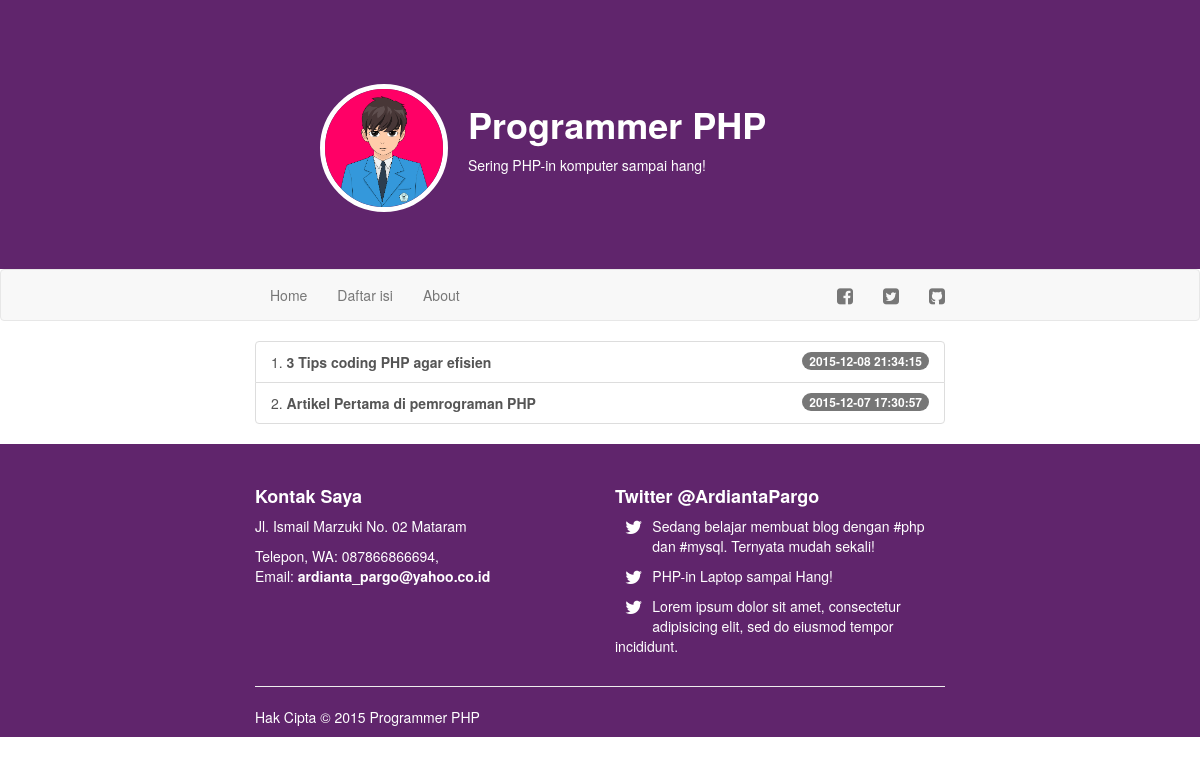
Page /daftar_isi.php on the earlier database version.
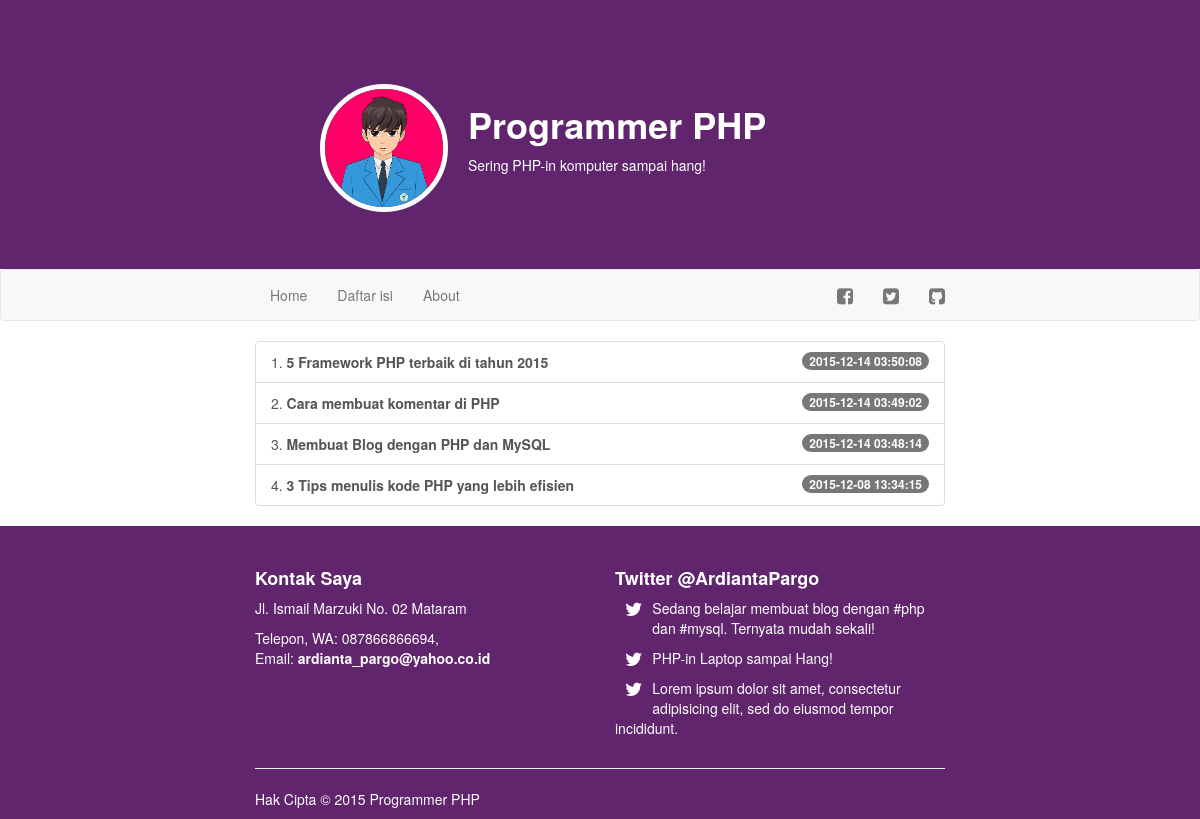
Same page on the later database version.
### tables this page shows
CREATE TABLE IF NOT EXISTS `artikel` (
  `id` int(11) NOT NULL,
  `judul` varchar(255) NOT NULL,
  `isi` text NOT NULL,
  `tanggal` timestamp NOT NULL DEFAULT CURRENT_TIMESTAMP,
  `penulis` varchar(128) NOT NULL
);

### daftar_isi.php (the view, shortened to what this page needs)
<?php include("konektor.php"); ?>
<!DOCTYPE html>
<html>
    <head>
        <link rel="stylesheet" href="bootstrap/css/bootstrap.css" />
        <link rel="stylesheet" href="bootstrap/css/style.css" />
        <link rel="stylesheet" href="font-awesome/css/font-awesome.css" />
    </head>
    <body>
        <header>
            <?php include("header.php"); ?>
        </header>
        <nav class="navbar navbar-default"><?php include("menu.php"); ?></nav>
        <article>
            <div class="container wrap">
                <div class="row">
                    <div class="col-md-12">
                        <?php
                            $query = mysqli_query($koneksi, "SELECT * FROM artikel ORDER BY tanggal DESC");
                            $i = 1;
                            echo "<div class='list-group'>";
                            while($artikel = mysqli_fetch_array($query)){
                                echo "<a class='list-group-item' href='artikel.php?id=".$artikel['id']."'>$i. <b>".$artikel['judul']."</b><span class='badge'>".$artikel['tanggal']."</span></a>";
                                $i++;
                            }
                            echo "</div>";
                        ?>
                    </div>
                </div>
            </div>
        </article>
        <footer>
            <?php include("footer.php"); ?>
        </footer>
    </body>
</html>

### header.php
<div class="container wrap">
    <div class="row">
        <div class="col-md-12">
            <div class="profil">
                <img src="img/ArdiantaPargo.png" />
                <div class="deskripsi">
                    <h1><b>Programmer PHP</b></h1>
                    <p>Sering PHP-in komputer sampai hang!</p>
                </div>
            </div>
        </div>
    </div>
</div>

### menu.php
<div class="container wrap">
    <div class="row">
        <div class="col-md-12">
            <ol class="nav navbar-nav">
                <li><a href="index.php">Home</a></li>
                <li><a href="daftar_isi.php">Daftar isi</a></li>
                <li><a href="about.php">About</a></li>
            </ol>
            <ol class="nav navbar-nav navbar-right">
                <li><a href="http://facebook.com/ardianta.pargo" target="blank"><i class="fa fa-lg fa-facebook-square"></i></a></li>
                <li><a href="http://twitter.com/ArdiantaPargo" target="blank"><i class="fa fa-lg fa-twitter-square"></i></a></li>
                <li><a href="http://github.com/ardianta" target="blank"><i class="fa fa-lg fa-github-square"></i></a></li>
            </ol>
        </div>
    </div>
</div>

### footer.php
<div class="container wrap">
    <div class="row">
        <div class="col-md-6">
            <h4><b>Kontak Saya</b></h4>
            <p>Jl. Ismail Marzuki No. 02 Mataram</p>
            <p>Telepon, WA: <tel>087866866694</tel>,<br> Email: <b>ardianta_pargo@yahoo.co.id</b></p>
            <br><br>
        </div>
        <div class="col-md-6">
            <h4><b>Twitter @ArdiantaPargo</b></h4>
            <div>
                <p class="fa fa-lg fa-twitter" style="float: left; margin: 5px 10px"></p> <p>Sedang belajar membuat blog dengan #php dan #mysql. Ternyata mudah sekali!</p>
                <p class="fa fa-lg fa-twitter" style="float: left; margin: 5px 10px"></p> <p>PHP-in Laptop sampai Hang!</p>
                <p class="fa fa-lg fa-twitter" style="float: left; margin: 5px 10px"></p> <p>Lorem ipsum dolor sit amet, consectetur adipisicing elit, sed do eiusmod tempor incididunt.</p>
            </div>
        </div>
    </div>
    <div class="row">
        <div class="col-md-12">
            <hr>
            <p>Hak Cipta &copy; <?php  echo Date("Y"); ?> Programmer PHP</p>
        </div>
    </div>
</div>

Differences in the rows shown:
removed artikel: judul "Artikel Pertama di pemrograman PHP", tanggal "2015-12-07 17:30:57"
added artikel: judul "5 Framework PHP terbaik di tahun 2015", tanggal "2015-12-14 03:50:08"
added artikel: judul "Cara membuat komentar di PHP", tanggal "2015-12-14 03:49:02"
added artikel: judul "Membuat Blog dengan PHP dan MySQL", tanggal "2015-12-14 03:48:14"
changed artikel: judul "3 Tips coding PHP agar efisien" → "3 Tips menulis kode PHP yang lebih efisien"; tanggal "2015-12-08 21:34:15" → "2015-12-08 13:34:15"
